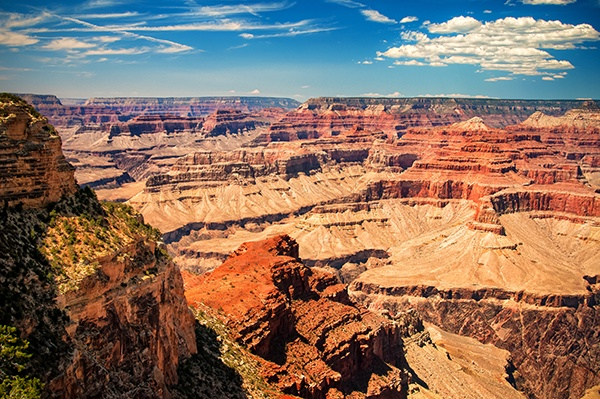
#> input picture Part_6_rotation/new.jpg, 600 x 399 px
$ python rotation.py
#> lines starting #> are read from the running program, lines starting #| are printed output that depends on the picture
import numpy as np
import cv2
import imutils

#translation -> shifting the image on x and y palne

img = cv2.imread("./new.jpg")
#> img is the input picture: shape (399, 600, 3); mean B, G, R 97.6, 113.2, 138.3
cv2.imshow("img",img)

h,w= img.shape[:2]
#> h = 399; w = 600
cX,cY = w//2,h//2
#> cX = 300; cY = 199

#using cv2 functions
#by 45 degree and scale 1.0
M=cv2.getRotationMatrix2D((cX,cY),45,1.0)
rotated = cv2.warpAffine(img,M,(w,h))
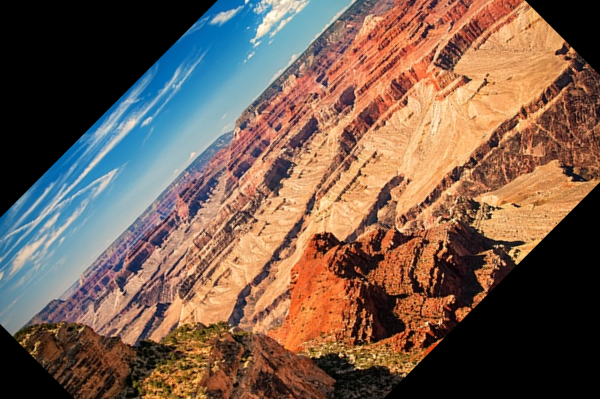
#> rotated: shape (399, 600, 3); mean B, G, R 78.6, 93.1, 117.5
cv2.imshow("rotated",rotated)


#by 90 degree and scale 0.5
M=cv2.getRotationMatrix2D((cX,cY),90,0.5)
rotated2 = cv2.warpAffine(img,M,(w,h))
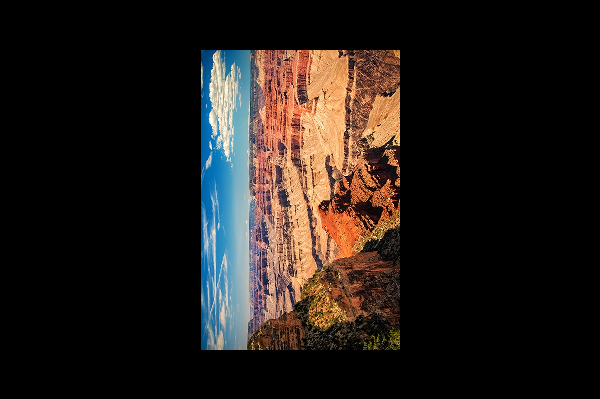
#> rotated2: shape (399, 600, 3); mean B, G, R 24.4, 28.2, 34.5
cv2.imshow("rotated2",rotated2)

#by -90 degree and scale 2.0 (double)
M=cv2.getRotationMatrix2D((cX,cY),-90,2.0)
rotated3 = cv2.warpAffine(img,M,(w,h))
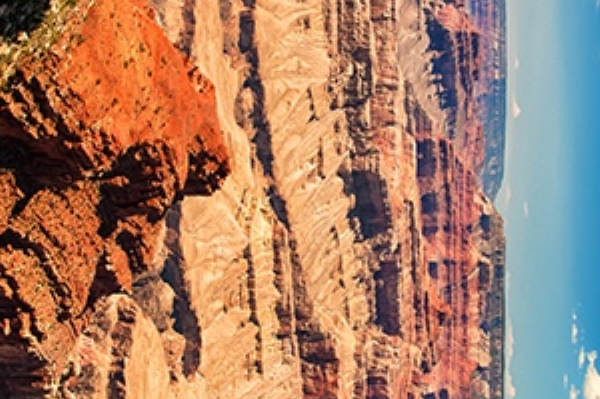
#> rotated3: shape (399, 600, 3); mean B, G, R 102.9, 125.8, 166.4
cv2.imshow("rotated3",rotated3)


#using image utils lib

rotated_utils = imutils.rotate(img,180,None,0.5)
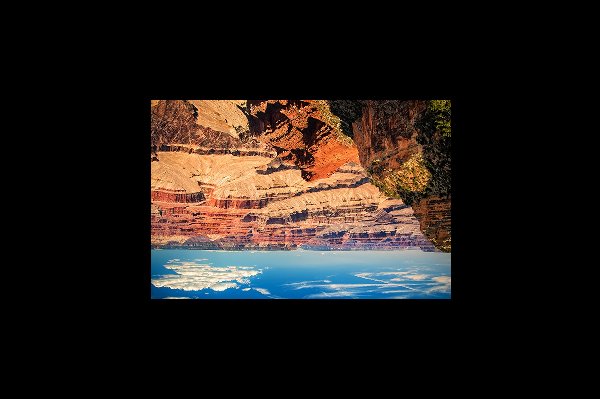
#> rotated_utils: shape (399, 600, 3); mean B, G, R 24.4, 28.2, 34.5
cv2.imshow("rotated_utils",rotated_utils)

"""
def rotate(img,angle,center=None,scale=1.0):
    h,w = img.shape[:2]

    if center is None:
        center = (w//2,h//2)

    M = cv2.getRotationMatrix2D(center,angle,scale)
    rotate = cv2.wrapAffine(img,M,(w,h))

    return rotate

"""

k = cv2.waitKey(0) & 0xFF
#> (key Esc is pressed here)
#pres ESC to exit
if k==27:
    cv2.destroyAllWindows()

#press 's' to save and exit
elif k == ord("s"):
    cv2.imwrite("shifted.jpg",shifted)
    cv2.imwrite("shifted_imutils.jpg",shifted_imuitls)
    cv2.destroyAllWindows()
